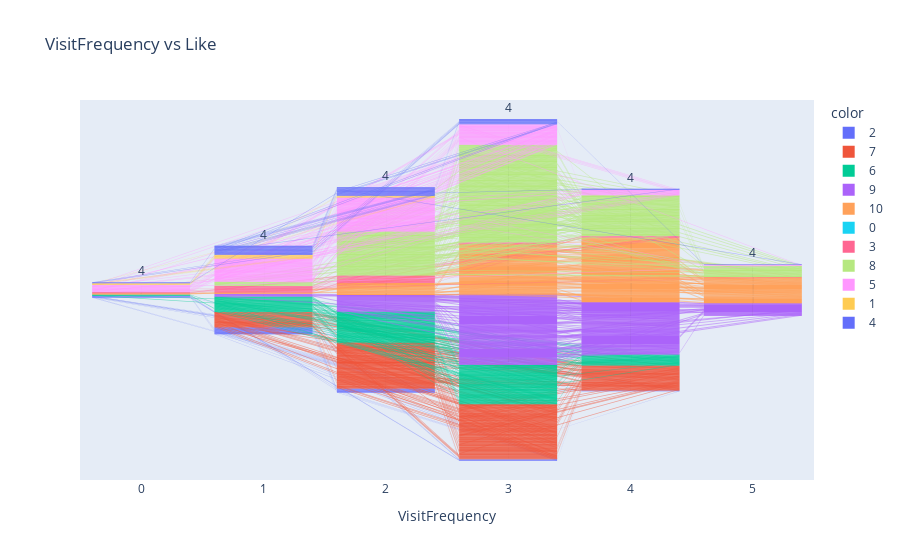

Source (notebook cell):
### Code cell
fig = px.funnel(x=data_new['VisitFrequency'], y=data_new['Like'],
color=data_new['Like'], title='VisitFrequency vs Like', labels={ 'x':
'VisitFrequency', 'y': 'Like' })
fig.show()

### Figure 1 — Plotly figure (JSON) as saved in the notebook; plotly's stock layout.template omitted (floating-point values rounded to 4 significant figures; data arrays with more than 128 entries replaced by an {"elided": "..."} marker saying what was removed)
{"data": [{"hovertemplate": "color=2<br>VisitFrequency=%{x}<br>Like=%{y}<extra></extra>", "legendgroup": "2", "marker": {"color": "#636efa"}, "name": "2", "orientation": "v", "showlegend": true, "x": [2, 3, 1, 2, 0, 3, 1, 1, 0, 3, 4, 3, 2, 1, 1, 1, 1, 1, 1, 2, 2, 2, 2, 1, 1, 1, 2, 0, 3, 2, 2, 1, 0, 4, 0, 1, 3, 1, 2, 1, 1, 1, 0, 2, 1, 0, 1, 3, 2, 2, 2, 1, 1, 2, 1, 1, 1, 0, 1, 2, 1, 3, 1, 1, 1, 1, 1, 2, 1, 2, 4, 0, 2], "xaxis": "x", "y": [2, 2, 2, 2, 2, 2, 2, 2, 2, 2, 2, 2, 2, 2, 2, 2, 2, 2, 2, 2, 2, 2, 2, 2, 2, 2, 2, 2, 2, 2, 2, 2, 2, 2, 2, 2, 2, 2, 2, 2, 2, 2, 2, 2, 2, 2, 2, 2, 2, 2, 2, 2, 2, 2, 2, 2, 2, 2, 2, 2, 2, 2, 2, 2, 2, 2, 2, 2, 2, 2, 2, 2, 2], "yaxis": "y", "type": "funnel"}, {"hovertemplate": "color=7<br>VisitFrequency=%{x}<br>Like=%{y}<extra></extra>", "legendgroup": "7", "marker": {"color": "#EF553B"}, "name": "7", "orientation": "v", "showlegend": true, "x": {"elided": "187 int values"}, "xaxis": "x", "y": {"elided": "187 int values"}, "yaxis": "y", "type": "funnel"}, {"hovertemplate": "color=6<br>VisitFrequency=%{x}<br>Like=%{y}<extra></extra>", "legendgroup": "6", "marker": {"color": "#00cc96"}, "name": "6", "orientation": "v", "showlegend": true, "x": {"elided": "152 int values"}, "xaxis": "x", "y": {"elided": "152 int values"}, "yaxis": "y", "type": "funnel"}, {"hovertemplate": "color=9<br>VisitFrequency=%{x}<br>Like=%{y}<extra></extra>", "legendgroup": "9", "marker": {"color": "#ab63fa"}, "name": "9", "orientation": "v", "showlegend": true, "x": {"elided": "160 int values"}, "xaxis": "x", "y": {"elided": "160 int values"}, "yaxis": "y", "type": "funnel"}, {"hovertemplate": "color=10<br>VisitFrequency=%{x}<br>Like=%{y}<extra></extra>", "legendgroup": "10", "marker": {"color": "#FFA15A"}, "name": "10", "orientation": "v", "showlegend": true, "x": {"elided": "143 int values"}, "xaxis": "x", "y": {"elided": "143 int values"}, "yaxis": "y", "type": "funnel"}, {"hovertemplate": "color=0<br>VisitFrequency=%{x}<br>Like=%{y}<extra></extra>", "legendgroup": "0", "marker": {"color": "#19d3f3"}, "name": "0", "orientation": "v", "showlegend": true, "x": {"elided": "152 int values"}, "xaxis": "x", "y": {"elided": "152 int values"}, "yaxis": "y", "type": "funnel"}, {"hovertemplate": "color=3<br>VisitFrequency=%{x}<br>Like=%{y}<extra></extra>", "legendgroup": "3", "marker": {"color": "#FF6692"}, "name": "3", "orientation": "v", "showlegend": true, "x": [2, 4, 2, 2, 2, 2, 2, 2, 1, 1, 3, 3, 2, 1, 3, 2, 2, 2, 2, 0, 1, 1, 4, 2, 2, 1, 4, 1, 2, 3, 4, 1, 0, 1, 1, 1, 1, 5, 0, 2, 4, 2, 2, 3, 1, 1, 1, 2, 1, 3, 0, 2, 2, 1, 1, 2, 1, 1, 2], "xaxis": "x", "y": [3, 3, 3, 3, 3, 3, 3, 3, 3, 3, 3, 3, 3, 3, 3, 3, 3, 3, 3, 3, 3, 3, 3, 3, 3, 3, 3, 3, 3, 3, 3, 3, 3, 3, 3, 3, 3, 3, 3, 3, 3, 3, 3, 3, 3, 3, 3, 3, 3, 3, 3, 3, 3, 3, 3, 3, 3, 3, 3], "yaxis": "y", "type": "funnel"}, {"hovertemplate": "color=8<br>VisitFrequency=%{x}<br>Like=%{y}<extra></extra>", "legendgroup": "8", "marker": {"color": "#B6E880"}, "name": "8", "orientation": "v", "showlegend": true, "x": {"elided": "229 int values"}, "xaxis": "x", "y": {"elided": "229 int values"}, "yaxis": "y", "type": "funnel"}, {"hovertemplate": "color=5<br>VisitFrequency=%{x}<br>Like=%{y}<extra></extra>", "legendgroup": "5", "marker": {"color": "#FF97FF"}, "name": "5", "orientation": "v", "showlegend": true, "x": {"elided": "169 int values"}, "xaxis": "x", "y": {"elided": "169 int values"}, "yaxis": "y", "type": "funnel"}, {"hovertemplate": "color=1<br>VisitFrequency=%{x}<br>Like=%{y}<extra></extra>", "legendgroup": "1", "marker": {"color": "#FECB52"}, "name": "1", "orientation": "v", "showlegend": true, "x": [2, 0, 0, 1, 4, 1, 1, 1, 2, 2, 0, 1, 1, 1, 1, 2, 1, 0, 1, 2, 2, 0, 2, 1, 2, 0, 1, 1, 2, 1, 2, 1, 1, 0, 1, 0, 0, 1, 1, 0, 1, 1, 0, 1, 1, 2, 1, 2, 1, 0, 1, 2, 0, 1, 1, 0, 2, 2, 0, 1, 2, 0, 1, 2, 1, 1, 0, 1, 1, 1, 1], "xaxis": "x", "y": [1, 1, 1, 1, 1, 1, 1, 1, 1, 1, 1, 1, 1, 1, 1, 1, 1, 1, 1, 1, 1, 1, 1, 1, 1, 1, 1, 1, 1, 1, 1, 1, 1, 1, 1, 1, 1, 1, 1, 1, 1, 1, 1, 1, 1, 1, 1, 1, 1, 1, 1, 1, 1, 1, 1, 1, 1, 1, 1, 1, 1, 1, 1, 1, 1, 1, 1, 1, 1, 1, 1], "yaxis": "y", "type": "funnel"}, {"hovertemplate": "color=4<br>VisitFrequency=%{x}<br>Like=%{y}<extra></extra>", "legendgroup": "4", "marker": {"color": "#636efa"}, "name": "4", "orientation": "v", "showlegend": true, "x": [2, 2, 1, 1, 1, 3, 2, 1, 1, 2, 1, 3, 2, 2, 1, 3, 3, 1, 0, 2, 4, 4, 1, 1, 2, 2, 1, 1, 3, 2, 2, 2, 3, 1, 2, 1, 0, 1, 2, 1, 2, 1, 1, 3, 5, 2, 1, 1, 2, 1, 2, 2, 2, 3, 3, 3, 3, 3], "xaxis": "x", "y": [4, 4, 4, 4, 4, 4, 4, 4, 4, 4, 4, 4, 4, 4, 4, 4, 4, 4, 4, 4, 4, 4, 4, 4, 4, 4, 4, 4, 4, 4, 4, 4, 4, 4, 4, 4, 4, 4, 4, 4, 4, 4, 4, 4, 4, 4, 4, 4, 4, 4, 4, 4, 4, 4, 4, 4, 4, 4], "yaxis": "y", "type": "funnel"}], "layout": {"xaxis": {"anchor": "y", "domain": [0, 1], "title": {"text": "VisitFrequency"}}, "yaxis": {"anchor": "x", "domain": [0, 1], "title": {"text": "Like"}}, "legend": {"title": {"text": "color"}, "tracegroupgap": 0}, "title": {"text": "VisitFrequency vs Like"}}}
